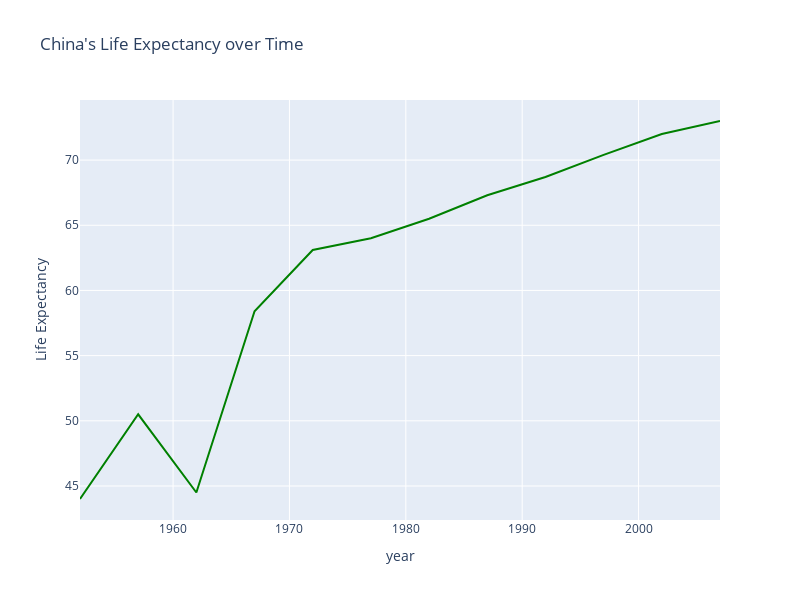

The notebook cell this image was saved under:
### Markdown cell above
Get ride of the legend using the method `update_layout` on the figure object as follows.

### Code cell
fig = px.line(df, x="year", y="Life Expectancy", 
              color='country', color_discrete_map={'China':'green'},
              height=600, width=800,
              title="China's Life Expectancy over Time")
fig.update_layout(showlegend=False)
fig.show()

### Figure 1 — Plotly figure (JSON) as saved in the notebook; plotly's stock layout.template omitted (floating-point values rounded to 4 significant figures)
{"data": [{"hovertemplate": "country=China<br>year=%{x}<br>Life Expectancy=%{y}<extra></extra>", "legendgroup": "China", "line": {"color": "green", "dash": "solid"}, "marker": {"symbol": "circle"}, "mode": "lines", "name": "China", "orientation": "v", "showlegend": true, "type": "scatter", "x": [1952, 1957, 1962, 1967, 1972, 1977, 1982, 1987, 1992, 1997, 2002, 2007], "xaxis": "x", "y": [44, 50.5, 44.5, 58.4, 63.1, 64, 65.5, 67.3, 68.7, 70.4, 72, 73], "yaxis": "y"}], "layout": {"height": 600, "legend": {"title": {"text": "country"}, "tracegroupgap": 0}, "showlegend": false, "title": {"text": "China's Life Expectancy over Time"}, "width": 800, "xaxis": {"anchor": "y", "domain": [0, 1], "title": {"text": "year"}}, "yaxis": {"anchor": "x", "domain": [0, 1], "title": {"text": "Life Expectancy"}}}}
